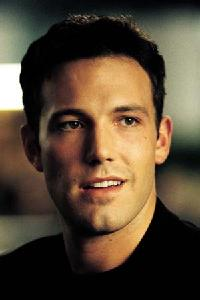
#> input picture photos/1.jpg, 200 x 300 px; its folder holds only this picture in this run
$ python faces_train.py
#> lines starting #> are read from the running program, lines starting #| are printed output that depends on the picture
import os
import cv2 as cv
import numpy as np

# Get the absolute path to the photos directory
current_dir = os.path.dirname(os.path.abspath(__file__))
path = os.path.join(os.path.dirname(current_dir), 'photos')

# List to store features and labels
features = []
labels = []

def create_train():
    # Group files by person (assuming filenames like tony1.jpg, tony2.jpg belong to same person)
    person_files = {}
    for file_name in os.listdir(path):
        # Get the person name from the file (e.g., 'tony' from 'tony1.jpg')
        person_name = ''.join([i for i in file_name if not i.isdigit()]).split('.')[0]
        if person_name not in person_files:
            person_files[person_name] = []
        person_files[person_name].append(file_name)

    # Print what we found
    print("Found the following people:")
    for person, files in person_files.items():
        print(f"{person}: {len(files)} images")

    # Process each person's images
    for person_id, (person_name, files) in enumerate(person_files.items()):
        print(f"\nProcessing {person_name}'s images...")
        for file_name in files:
            img_path = os.path.join(path, file_name)
            if os.path.isfile(img_path):
                image = cv.imread(img_path)
#> image is the input picture: shape (300, 200, 3); mean B, G, R 52.4, 70.4, 85.8
                if image is not None:
                    print(f"Processing {file_name}...")
                    gray = cv.cvtColor(image, cv.COLOR_BGR2GRAY)
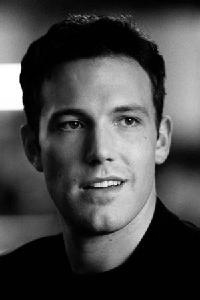
#> gray: shape (300, 200); min 0, max 255, mean 72.9
                    haar_cascade = cv.CascadeClassifier(cv.data.haarcascades + 'haarcascade_frontalface_default.xml')
                    rect_faces = haar_cascade.detectMultiScale(gray, scaleFactor=1.1, minNeighbors=4)
#> rect_faces = [[31, 66, 142, 142]]

                    if len(rect_faces) > 0:
                        for (x,y,w,h) in rect_faces:
                            face_roi = gray[y:y+h, x:x+w]
                            # Resize to consistent size
                            face_roi = cv.resize(face_roi, (150, 150))
                            features.append(face_roi)
                            labels.append(person_id)
#> this loop made 1 pass
#> pass 1, in create_train, `face_roi = gray[y:y+h, x:x+w]`:
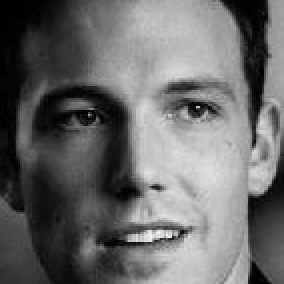
#> face_roi: shape (142, 142) (shown 2 times larger); min 0, max 246, mean 105.6
#> pass 1, in create_train, `face_roi = cv.resize(face_roi, (150, 150))`:
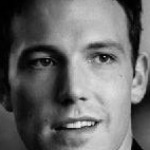
#> face_roi: shape (150, 150); min 0, max 235, mean 105.4
#> after the loop, features = 1 item; labels = [0]
                        print(f"Found {len(rect_faces)} face(s) in {file_name}")
#| Found 1 face(s) in 1.jpg
                    else:
                        print(f"No faces found in {file_name}")

create_train()

if len(features) == 0:
    print("No faces were detected! Cannot train the model.")
    exit()

print(f'\nTraining completed:')
print(f'Total faces detected: {len(features)}')
#| Total faces detected: 1
print(f'Total labels assigned: {len(labels)}')
#| Total labels assigned: 1

# Convert to numpy arrays with correct dtypes
features = np.array(features, dtype='float32')
labels = np.array(labels, dtype='int32')

# Train the recognizer
face_recognizer = cv.face.LBPHFaceRecognizer_create()
face_recognizer.train(features, labels)

# Save the model and data
face_recognizer.save('face_trained.yml')
np.save('features.npy', features)
np.save('labels.npy', labels)

print("Model and data saved successfully!")

$ run again, on photos/5.jpg
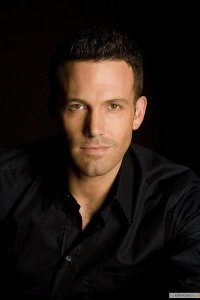
#> input picture photos/5.jpg, 200 x 300 px
#> in create_train, image is the input picture: shape (300, 200, 3); mean B, G, R 18.5, 23.6, 32.9
#> in create_train, `gray = cv.cvtColor(image, cv.COLOR_BGR2GRAY)`:
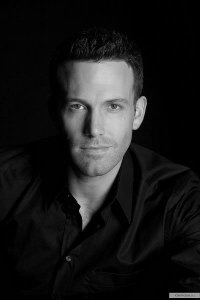
#> gray: shape (300, 200); min 0, max 219, mean 25.8
#> rect_faces = [[49, 69, 95, 95]]
#> the loop in create_train, `for (x,y,w,h) in rect_faces:` made 1 pass
#> pass 1, in create_train, `face_roi = gray[y:y+h, x:x+w]`:
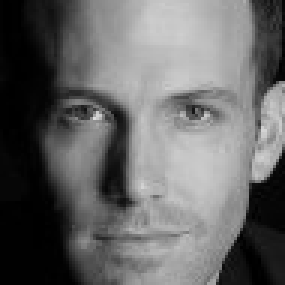
#> face_roi: shape (95, 95) (shown 3 times larger); min 0, max 219, mean 102.6
#> after the loop in create_train, `for (x,y,w,h) in rect_faces:`: features = 1 item; labels = [0]
#| Found 1 face(s) in 5.jpg
#| Total faces detected: 1
#| Total labels assigned: 1

$ run again, on photos/cats.jpeg
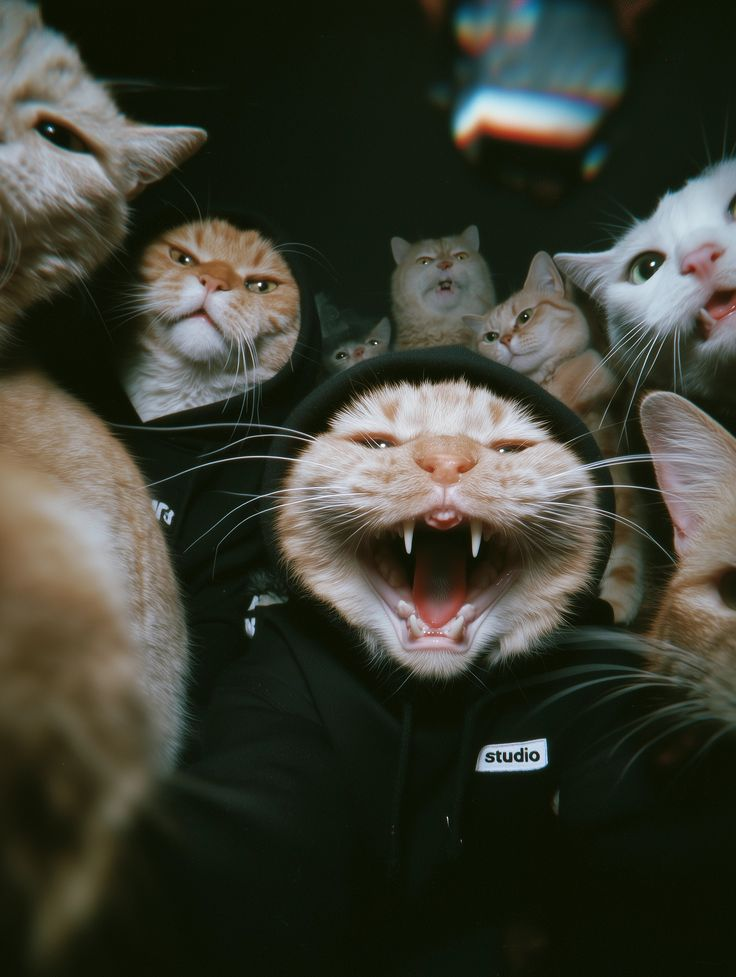
#> input picture photos/cats.jpeg, 736 x 977 px
#> in create_train, image is the input picture: shape (977, 736, 3); mean B, G, R 51.1, 62.4, 60.7
#> in create_train, `gray = cv.cvtColor(image, cv.COLOR_BGR2GRAY)`:
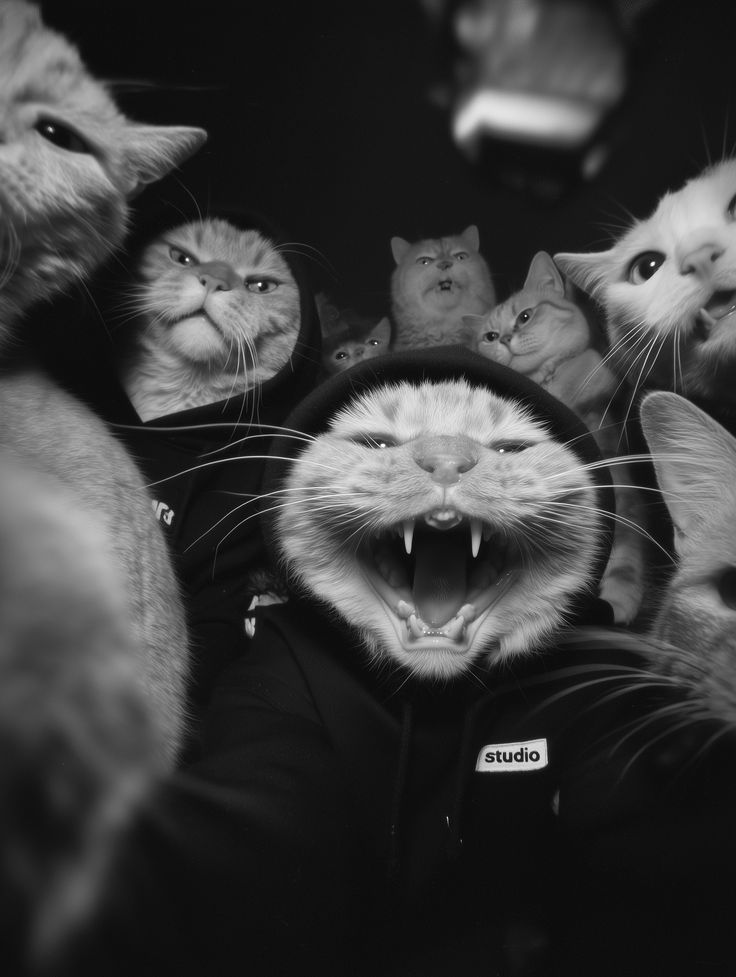
#> gray: shape (977, 736); min 1, max 254, mean 60.6
#> rect_faces = [[522, 266, 47, 47], [107, 615, 87, 87], [121, 200, 197, 197]]
#> the loop in create_train, `for (x,y,w,h) in rect_faces:` made 3 passes
#> pass 2, in create_train, `face_roi = gray[y:y+h, x:x+w]`:
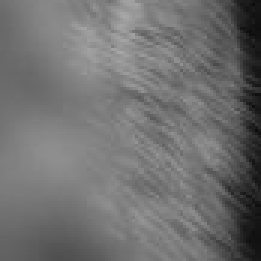
#> face_roi: shape (87, 87) (shown 3 times larger); min 12, max 168, mean 112.3
#> after the loop in create_train, `for (x,y,w,h) in rect_faces:`: features = 3 items; labels = [0, 0, 0]
#| Found 3 face(s) in cats.jpeg
#| Total faces detected: 3
#| Total labels assigned: 3

$ run again, on photos/pokercats.jpeg
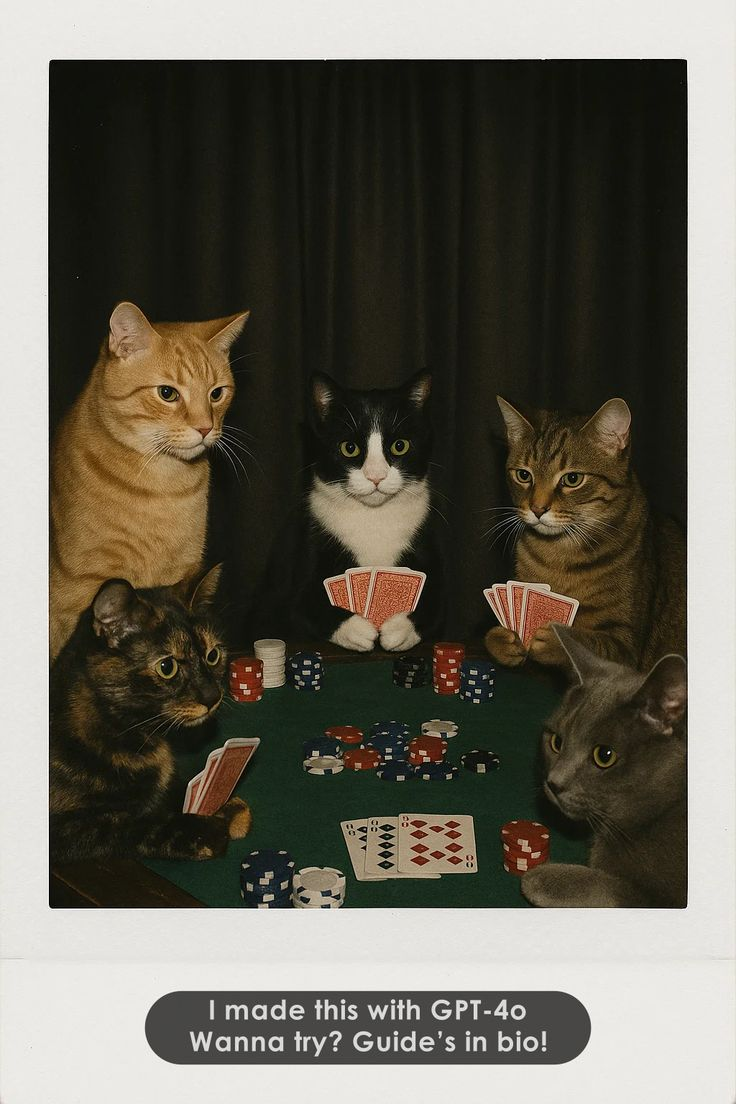
#> input picture photos/pokercats.jpeg, 736 x 1104 px
#> in create_train, image is the input picture: shape (1104, 736, 3); mean B, G, R 88.7, 99.9, 103.7
#> rect_faces = [[105, 304, 47, 47], [114, 455, 101, 101]]
#> the loop in create_train, `for (x,y,w,h) in rect_faces:` made 2 passes
#> pass 1, in create_train, `face_roi = cv.resize(face_roi, (150, 150))`:
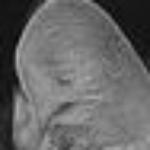
#> face_roi: shape (150, 150); min 7, max 178, mean 102.6
#> pass 2, in create_train, `face_roi = gray[y:y+h, x:x+w]`:
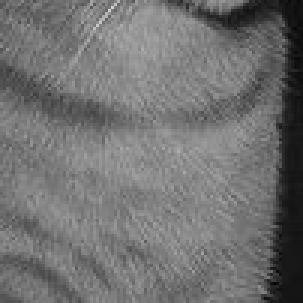
#> face_roi: shape (101, 101) (shown 3 times larger); min 4, max 207, mean 113.3
#> after the loop in create_train, `for (x,y,w,h) in rect_faces:`: features = 2 items; labels = [0, 0]
#| Found 2 face(s) in pokercats.jpeg
#| Total faces detected: 2
#| Total labels assigned: 2

$ run again, on photos/2.jpg
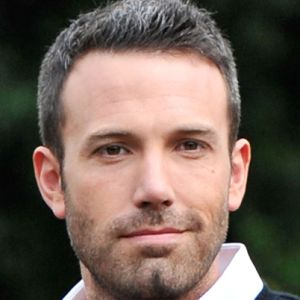
#> input picture photos/2.jpg, 300 x 300 px
#> in create_train, image is the input picture: shape (300, 300, 3); mean B, G, R 88.2, 97.8, 114.4
#> in create_train, `gray = cv.cvtColor(image, cv.COLOR_BGR2GRAY)`:
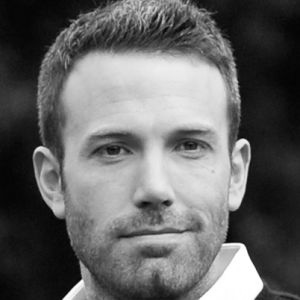
#> gray: shape (300, 300); min 0, max 255, mean 101.7
#> rect_faces = [[46, 62, 216, 216]]
#> the loop in create_train, `for (x,y,w,h) in rect_faces:` made 1 pass
#> pass 1, in create_train, `face_roi = cv.resize(face_roi, (150, 150))`:
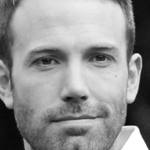
#> face_roi: shape (150, 150); min 5, max 255, mean 145.5
#> after the loop in create_train, `for (x,y,w,h) in rect_faces:`: features = 1 item; labels = [0]
#| Found 1 face(s) in 2.jpg
#| Total faces detected: 1
#| Total labels assigned: 1
